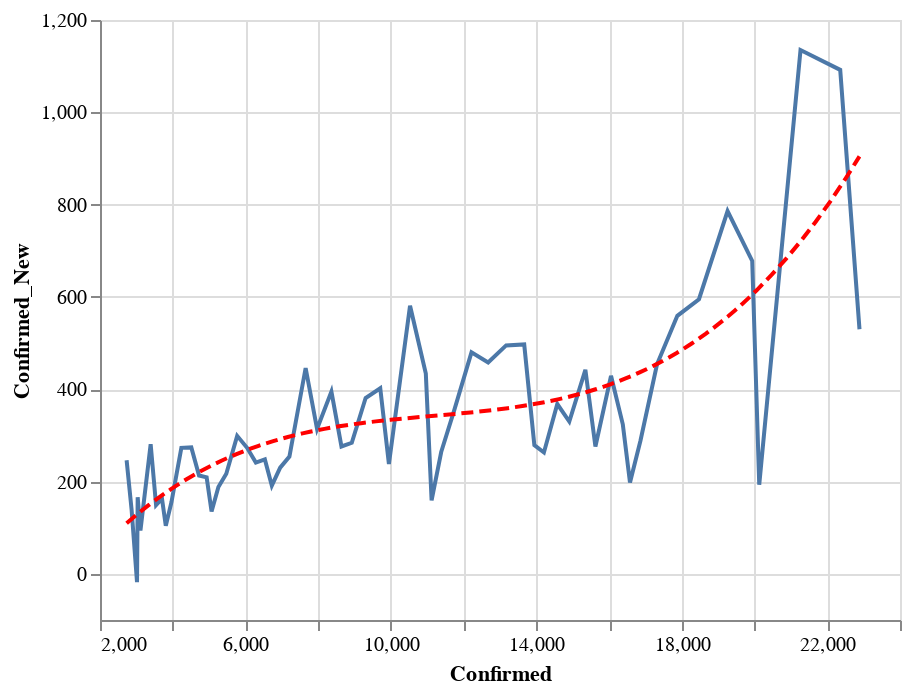

Source (notebook cell):
### Code cell
data = state_data('US')
state = alt.Chart(data[data['State'] == 'AZ'].sort_values('Date').tail(60)).mark_line().encode(
    x='Confirmed:Q',
    y='Confirmed_New:Q'
)
reg = state.transform_regression("Confirmed", "Confirmed_New", method="poly").mark_line(color='red', strokeDash=[6,3])
(state+reg).interactive()

### Figure 1 — Vega-Lite specification as saved in the notebook (floating-point values rounded to 4 significant figures)
{"config": {"view": {"continuousWidth": 400, "continuousHeight": 300}}, "layer": [{"mark": "line", "encoding": {"x": {"type": "quantitative", "field": "Confirmed"}, "y": {"type": "quantitative", "field": "Confirmed_New"}}, "selection": {"selector004": {"type": "interval", "bind": "scales", "encodings": ["x", "y"]}}}, {"mark": {"type": "line", "color": "red", "strokeDash": [6, 3]}, "encoding": {"x": {"type": "quantitative", "field": "Confirmed"}, "y": {"type": "quantitative", "field": "Confirmed_New"}}, "transform": [{"on": "Confirmed", "regression": "Confirmed_New", "method": "poly"}]}], "data": {"name": "data-b491c78db0452ea4085beefb472703ce"}, "$schema": "https://vega.github.io/schema/vega-lite/v4.0.2.json", "datasets": {"data-b491c78db0452ea4085beefb472703ce": [{"State": "AZ", "Date": "04-06-2020", "Confirmed": 2732.0, "Deaths": 65.0, "Recovered": 0.0, "Confirmed_New": 246.0, "Deaths_New": 1.0, "Recovered_New": 0.0, "Active": 2667.0}, {"State": "AZ", "Date": "04-07-2020", "Confirmed": 2870.0, "Deaths": 73.0, "Recovered": 0.0, "Confirmed_New": 138.0, "Deaths_New": 8.0, "Recovered_New": 0.0, "Active": 2797.0}, {"State": "AZ", "Date": "04-08-2020", "Confirmed": 3036.0, "Deaths": 80.0, "Recovered": 0.0, "Confirmed_New": 166.0, "Deaths_New": 7.0, "Recovered_New": 0.0, "Active": 2956.0}, {"State": "AZ", "Date": "04-09-2020", "Confirmed": 3018.0, "Deaths": 89.0, "Recovered": 0.0, "Confirmed_New": -18.0, "Deaths_New": 9.0, "Recovered_New": 0.0, "Active": 2929.0}, {"State": "AZ", "Date": "04-10-2020", "Confirmed": 3112.0, "Deaths": 97.0, "Recovered": 0.0, "Confirmed_New": 94.0, "Deaths_New": 8.0, "Recovered_New": 0.0, "Active": 3015.0}, {"State": "AZ", "Date": "04-11-2020", "Confirmed": 3393.0, "Deaths": 108.0, "Recovered": 0.0, "Confirmed_New": 281.0, "Deaths_New": 11.0, "Recovered_New": 0.0, "Active": 3285.0}, {"State": "AZ", "Date": "04-12-2020", "Confirmed": 3542.0, "Deaths": 115.0, "Recovered": 0.0, "Confirmed_New": 149.0, "Deaths_New": 7.0, "Recovered_New": 0.0, "Active": 3427.0}, {"State": "AZ", "Date": "04-13-2020", "Confirmed": 3705.0, "Deaths": 122.0, "Recovered": 0.0, "Confirmed_New": 163.0, "Deaths_New": 7.0, "Recovered_New": 0.0, "Active": 3583.0}, {"State": "AZ", "Date": "04-14-2020", "Confirmed": 3809.0, "Deaths": 131.0, "Recovered": 0.0, "Confirmed_New": 104.0, "Deaths_New": 9.0, "Recovered_New": 0.0, "Active": 3678.0}, {"State": "AZ", "Date": "04-15-2020", "Confirmed": 3964.0, "Deaths": 142.0, "Recovered": 0.0, "Confirmed_New": 155.0, "Deaths_New": 11.0, "Recovered_New": 0.0, "Active": 3822.0}, {"State": "AZ", "Date": "04-16-2020", "Confirmed": 4237.0, "Deaths": 150.0, "Recovered": 0.0, "Confirmed_New": 273.0, "Deaths_New": 8.0, "Recovered_New": 0.0, "Active": 4087.0}, {"State": "AZ", "Date": "04-17-2020", "Confirmed": 4511.0, "Deaths": 169.0, "Recovered": 0.0, "Confirmed_New": 274.0, "Deaths_New": 19.0, "Recovered_New": 0.0, "Active": 4342.0}, {"State": "AZ", "Date": "04-18-2020", "Confirmed": 4724.0, "Deaths": 180.0, "Recovered": 0.0, "Confirmed_New": 213.0, "Deaths_New": 11.0, "Recovered_New": 0.0, "Active": 4544.0}, {"State": "AZ", "Date": "04-19-2020", "Confirmed": 4933.0, "Deaths": 184.0, "Recovered": 0.0, "Confirmed_New": 209.0, "Deaths_New": 4.0, "Recovered_New": 0.0, "Active": 4749.0}, {"State": "AZ", "Date": "04-20-2020", "Confirmed": 5068.0, "Deaths": 191.0, "Recovered": 0.0, "Confirmed_New": 135.0, "Deaths_New": 7.0, "Recovered_New": 0.0, "Active": 4877.0}, {"State": "AZ", "Date": "04-21-2020", "Confirmed": 5256.0, "Deaths": 208.0, "Recovered": 0.0, "Confirmed_New": 188.0, "Deaths_New": 17.0, "Recovered_New": 0.0, "Active": 5048.0}, {"State": "AZ", "Date": "04-22-2020", "Confirmed": 5473.0, "Deaths": 231.0, "Recovered": 0.0, "Confirmed_New": 217.0, "Deaths_New": 23.0, "Recovered_New": 0.0, "Active": 5242.0}, {"State": "AZ", "Date": "04-23-2020", "Confirmed": 5772.0, "Deaths": 249.0, "Recovered": 0.0, "Confirmed_New": 299.0, "Deaths_New": 18.0, "Recovered_New": 0.0, "Active": 5523.0}, {"State": "AZ", "Date": "04-24-2020", "Confirmed": 6045.0, "Deaths": 266.0, "Recovered": 0.0, "Confirmed_New": 273.0, "Deaths_New": 17.0, "Recovered_New": 0.0, "Active": 5779.0}, {"State": "AZ", "Date": "04-25-2020", "Confirmed": 6286.0, "Deaths": 273.0, "Recovered": 0.0, "Confirmed_New": 241.0, "Deaths_New": 7.0, "Recovered_New": 0.0, "Active": 6013.0}, {"State": "AZ", "Date": "04-26-2020", "Confirmed": 6534.0, "Deaths": 275.0, "Recovered": 0.0, "Confirmed_New": 248.0, "Deaths_New": 2.0, "Recovered_New": 0.0, "Active": 6259.0}, {"State": "AZ", "Date": "04-27-2020", "Confirmed": 6725.0, "Deaths": 275.0, "Recovered": 0.0, "Confirmed_New": 191.0, "Deaths_New": 0.0, "Recovered_New": 0.0, "Active": 6450.0}, {"State": "AZ", "Date": "04-28-2020", "Confirmed": 6955.0, "Deaths": 275.0, "Recovered": 0.0, "Confirmed_New": 230.0, "Deaths_New": 0.0, "Recovered_New": 0.0, "Active": 6680.0}, {"State": "AZ", "Date": "04-29-2020", "Confirmed": 7209.0, "Deaths": 308.0, "Recovered": 0.0, "Confirmed_New": 254.0, "Deaths_New": 33.0, "Recovered_New": 0.0, "Active": 6901.0}, {"State": "AZ", "Date": "04-30-2020", "Confirmed": 7655.0, "Deaths": 320.0, "Recovered": 0.0, "Confirmed_New": 446.0, "Deaths_New": 12.0, "Recovered_New": 0.0, "Active": 7335.0}, {"State": "AZ", "Date": "05-01-2020", "Confirmed": 7969.0, "Deaths": 330.0, "Recovered": 0.0, "Confirmed_New": 314.0, "Deaths_New": 10.0, "Recovered_New": 0.0, "Active": 7639.0}, {"State": "AZ", "Date": "05-02-2020", "Confirmed": 8364.0, "Deaths": 330.0, "Recovered": 0.0, "Confirmed_New": 395.0, "Deaths_New": 0.0, "Recovered_New": 0.0, "Active": 8034.0}, {"State": "AZ", "Date": "05-03-2020", "Confirmed": 8640.0, "Deaths": 362.0, "Recovered": 0.0, "Confirmed_New": 276.0, "Deaths_New": 32.0, "Recovered_New": 0.0, "Active": 8278.0}, {"State": "AZ", "Date": "05-04-2020", "Confirmed": 8924.0, "Deaths": 362.0, "Recovered": 0.0, "Confirmed_New": 284.0, "Deaths_New": 0.0, "Recovered_New": 0.0, "Active": 8562.0}, {"State": "AZ", "Date": "05-05-2020", "Confirmed": 9305.0, "Deaths": 395.0, "Recovered": 0.0, "Confirmed_New": 381.0, "Deaths_New": 33.0, "Recovered_New": 0.0, "Active": 8910.0}, {"State": "AZ", "Date": "05-06-2020", "Confirmed": 9707.0, "Deaths": 426.0, "Recovered": 0.0, "Confirmed_New": 402.0, "Deaths_New": 31.0, "Recovered_New": 0.0, "Active": 9281.0}, {"State": "AZ", "Date": "05-07-2020", "Confirmed": 9945.0, "Deaths": 450.0, "Recovered": 0.0, "Confirmed_New": 238.0, "Deaths_New": 24.0, "Recovered_New": 0.0, "Active": 9495.0}, {"State": "AZ", "Date": "05-08-2020", "Confirmed": 10530.0, "Deaths": 517.0, "Recovered": 0.0, "Confirmed_New": 581.0, "Deaths_New": 67.0, "Recovered_New": 0.0, "Active": 10010.0}, {"State": "AZ", "Date": "05-09-2020", "Confirmed": 10960.0, "Deaths": 532.0, "Recovered": 0.0, "Confirmed_New": 434.0, "Deaths_New": 15.0, "Recovered_New": 0.0, "Active": 10430.0}, {"State": "AZ", "Date": "05-10-2020", "Confirmed": 11120.0, "Deaths": 536.0, "Recovered": 0.0, "Confirmed_New": 159.0, "Deaths_New": 4.0, "Recovered_New": 0.0, "Active": 10580.0}, {"State": "AZ", "Date": "05-11-2020", "Confirmed": 11380.0, "Deaths": 542.0, "Recovered": 0.0, "Confirmed_New": 264.0, "Deaths_New": 6.0, "Recovered_New": 0.0, "Active": 10840.0}, {"State": "AZ", "Date": "05-12-2020", "Confirmed": 11740.0, "Deaths": 562.0, "Recovered": 0.0, "Confirmed_New": 353.0, "Deaths_New": 20.0, "Recovered_New": 0.0, "Active": 11170.0}, {"State": "AZ", "Date": "05-13-2020", "Confirmed": 12220.0, "Deaths": 595.0, "Recovered": 0.0, "Confirmed_New": 480.0, "Deaths_New": 33.0, "Recovered_New": 0.0, "Active": 11620.0}, {"State": "AZ", "Date": "05-14-2020", "Confirmed": 12670.0, "Deaths": 624.0, "Recovered": 0.0, "Confirmed_New": 458.0, "Deaths_New": 29.0, "Recovered_New": 0.0, "Active": 12050.0}, {"State": "AZ", "Date": "05-15-2020", "Confirmed": 13170.0, "Deaths": 651.0, "Recovered": 0.0, "Confirmed_New": 495.0, "Deaths_New": 27.0, "Recovered_New": 0.0, "Active": 12520.0}, {"State": "AZ", "Date": "05-16-2020", "Confirmed": 13670.0, "Deaths": 679.0, "Recovered": 0.0, "Confirmed_New": 497.0, "Deaths_New": 28.0, "Recovered_New": 0.0, "Active": 12990.0}, {"State": "AZ", "Date": "05-17-2020", "Confirmed": 13940.0, "Deaths": 680.0, "Recovered": 0.0, "Confirmed_New": 279.0, "Deaths_New": 1.0, "Recovered_New": 0.0, "Active": 13260.0}, {"State": "AZ", "Date": "05-18-2020", "Confirmed": 14210.0, "Deaths": 687.0, "Recovered": 0.0, "Confirmed_New": 263.0, "Deaths_New": 7.0, "Recovered_New": 0.0, "Active": 13520.0}, {"State": "AZ", "Date": "05-19-2020", "Confirmed": 14580.0, "Deaths": 705.0, "Recovered": 0.0, "Confirmed_New": 368.0, "Deaths_New": 18.0, "Recovered_New": 0.0, "Active": 13870.0}, {"State": "AZ", "Date": "05-20-2020", "Confirmed": 14910.0, "Deaths": 747.0, "Recovered": 0.0, "Confirmed_New": 330.0, "Deaths_New": 42.0, "Recovered_New": 0.0, "Active": 14160.0}, {"State": "AZ", "Date": "05-21-2020", "Confirmed": 15350.0, "Deaths": 764.0, "Recovered": 0.0, "Confirmed_New": 442.0, "Deaths_New": 17.0, "Recovered_New": 0.0, "Active": 14580.0}, {"State": "AZ", "Date": "05-22-2020", "Confirmed": 15620.0, "Deaths": 775.0, "Recovered": 0.0, "Confirmed_New": 276.0, "Deaths_New": 11.0, "Recovered_New": 0.0, "Active": 14850.0}, {"State": "AZ", "Date": "05-23-2020", "Confirmed": 16050.0, "Deaths": 801.0, "Recovered": 0.0, "Confirmed_New": 429.0, "Deaths_New": 26.0, "Recovered_New": 0.0, "Active": 15250.0}, {"State": "AZ", "Date": "05-24-2020", "Confirmed": 16380.0, "Deaths": 801.0, "Recovered": 0.0, "Confirmed_New": 324.0, "Deaths_New": 0.0, "Recovered_New": 0.0, "Active": 15580.0}, {"State": "AZ", "Date": "05-25-2020", "Confirmed": 16580.0, "Deaths": 807.0, "Recovered": 0.0, "Confirmed_New": 198.0, "Deaths_New": 6.0, "Recovered_New": 0.0, "Active": 15770.0}, {"State": "AZ", "Date": "05-26-2020", "Confirmed": 16860.0, "Deaths": 810.0, "Recovered": 0.0, "Confirmed_New": 289.0, "Deaths_New": 3.0, "Recovered_New": 0.0, "Active": 16050.0}, {"State": "AZ", "Date": "05-27-2020", "Confirmed": 17320.0, "Deaths": 834.0, "Recovered": 0.0, "Confirmed_New": 454.0, "Deaths_New": 24.0, "Recovered_New": 0.0, "Active": 16480.0}, {"State": "AZ", "Date": "05-28-2020", "Confirmed": 17880.0, "Deaths": 860.0, "Recovered": 0.0, "Confirmed_New": 559.0, "Deaths_New": 26.0, "Recovered_New": 0.0, "Active": 17020.0}, {"State": "AZ", "Date": "05-29-2020", "Confirmed": 18470.0, "Deaths": 886.0, "Recovered": 0.0, "Confirmed_New": 595.0, "Deaths_New": 26.0, "Recovered_New": 0.0, "Active": 17590.0}, {"State": "AZ", "Date": "05-30-2020", "Confirmed": 19260.0, "Deaths": 904.0, "Recovered": 0.0, "Confirmed_New": 786.0, "Deaths_New": 18.0, "Recovered_New": 0.0, "Active": 18350.0}, {"State": "AZ", "Date": "05-31-2020", "Confirmed": 19940.0, "Deaths": 907.0, "Recovered": 0.0, "Confirmed_New": 678.0, "Deaths_New": 3.0, "Recovered_New": 0.0, "Active": 19030.0}, {"State": "AZ", "Date": "06-01-2020", "Confirmed": 20130.0, "Deaths": 918.0, "Recovered": 0.0, "Confirmed_New": 193.0, "Deaths_New": 11.0, "Recovered_New": 0.0, "Active": 19210.0}, {"State": "AZ", "Date": "06-02-2020", "Confirmed": 21260.0, "Deaths": 943.0, "Recovered": 0.0, "Confirmed_New": 1135.0, "Deaths_New": 25.0, "Recovered_New": 0.0, "Active": 20320.0}, {"State": "AZ", "Date": "06-03-2020", "Confirmed": 22360.0, "Deaths": 983.0, "Recovered": 0.0, "Confirmed_New": 1092.0, "Deaths_New": 40.0, "Recovered_New": 0.0, "Active": 21370.0}, {"State": "AZ", "Date": "06-04-2020", "Confirmed": 22890.0, "Deaths": 999.0, "Recovered": 0.0, "Confirmed_New": 530.0, "Deaths_New": 16.0, "Recovered_New": 0.0, "Active": 21890.0}]}}
